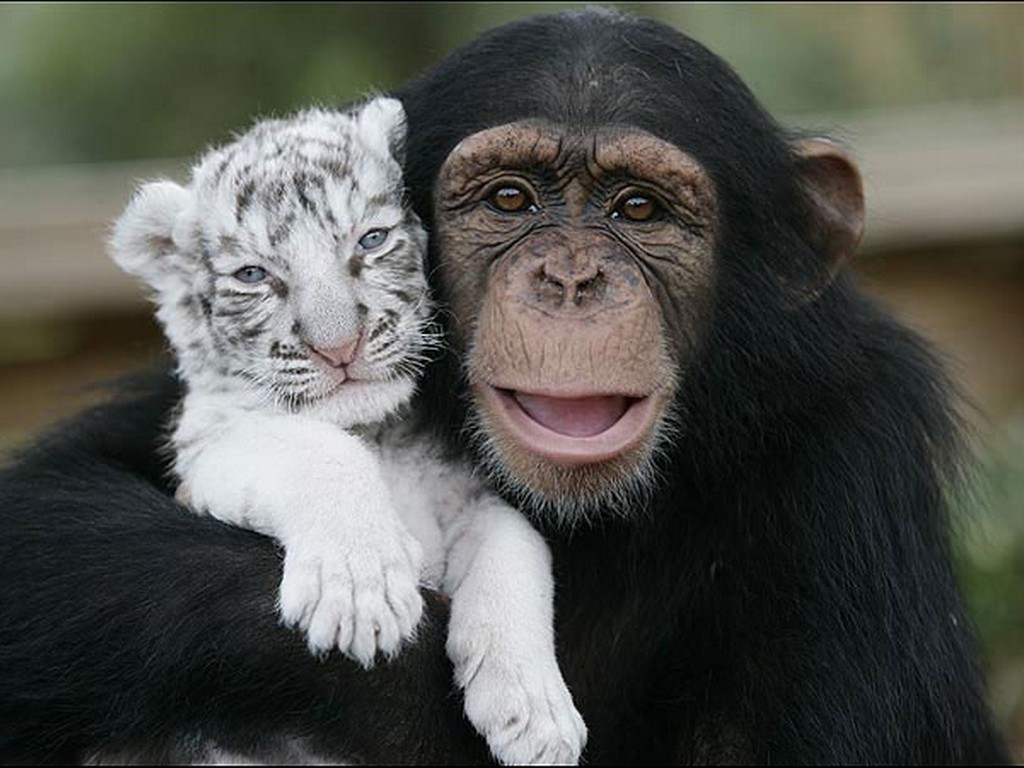
#> input picture chimp.jpg, 1024 x 768 px
$ python cv_test.py
#> lines starting #> are read from the running program, lines starting #| are printed output that depends on the picture
import cv2

frame = cv2.imread("./chimp.jpg")
#> frame is the input picture: shape (768, 1024, 3); mean B, G, R 78.3, 83.8, 82.8
cv2.imwrite("./chimpy_dimpy.jpg", frame)
# cv2.imshow("frame", frame)
# key = cv2.waitKey(1) & 0xFF
frame = cv2.resize(frame, (320, 240))
#> frame: shape (240, 320, 3)
cv2.imwrite("./resize.jpg", frame)
gray = cv2.cvtColor(frame, cv2.COLOR_BGR2GRAY)
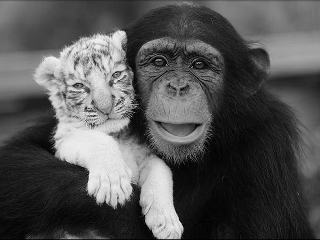
#> gray: shape (240, 320); min 0, max 246, mean 82.8
cv2.imwrite("./gray.jpg", gray)
gray = cv2.GaussianBlur(gray, (21, 21), 0)
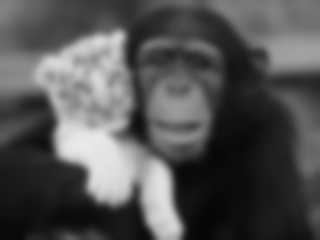
#> gray: shape (240, 320); min 6, max 234, mean 82.9
cv2.imwrite("./blur.jpg", gray)
firstFrame = gray

frameDelta = cv2.absdiff(firstFrame, gray)
#> frameDelta: shape (240, 320); every value is 0
# cv2.imshow("Diff", frameDelta)
cv2.imwrite("./diff.jpg", frameDelta)
thresh = cv2.threshold(frameDelta, 25, 255, cv2.THRESH_BINARY)[1]
cv2.imwrite("./thresh.jpg", thresh)
# cv2.imshow("Thresh", thresh)

# dilate the thresholded image to fill in holes, then find contours
# on thresholded image
thresh = cv2.dilate(thresh, None, iterations=2)
cv2.imwrite("./dilate.jpg", thresh)
# cv2.imshow("Dilate", thresh)
"""
(cnts, _) = cv2.findContours(thresh.copy(), cv2.RETR_EXTERNAL, cv2.CHAIN_APPROX_SIMPLE)

# loop over the contours
for c in cnts:
        # if the contour is too small, ignore it
        # if cv2.contourArea(c) < args["min_area"]:
                # continue

        if cv2.contourArea(c) < 50:
                continue

        # compute the bounding box for the contour, draw it on the frame,
        # and update the text
        (x, y, w, h) = cv2.boundingRect(c)
        cv2.rectangle(frame, (x, y), (x + w, y + h), (0, 255, 0), 2)
        text = "Occupied"

# [5 lines of commented-out code are left out]
"""
